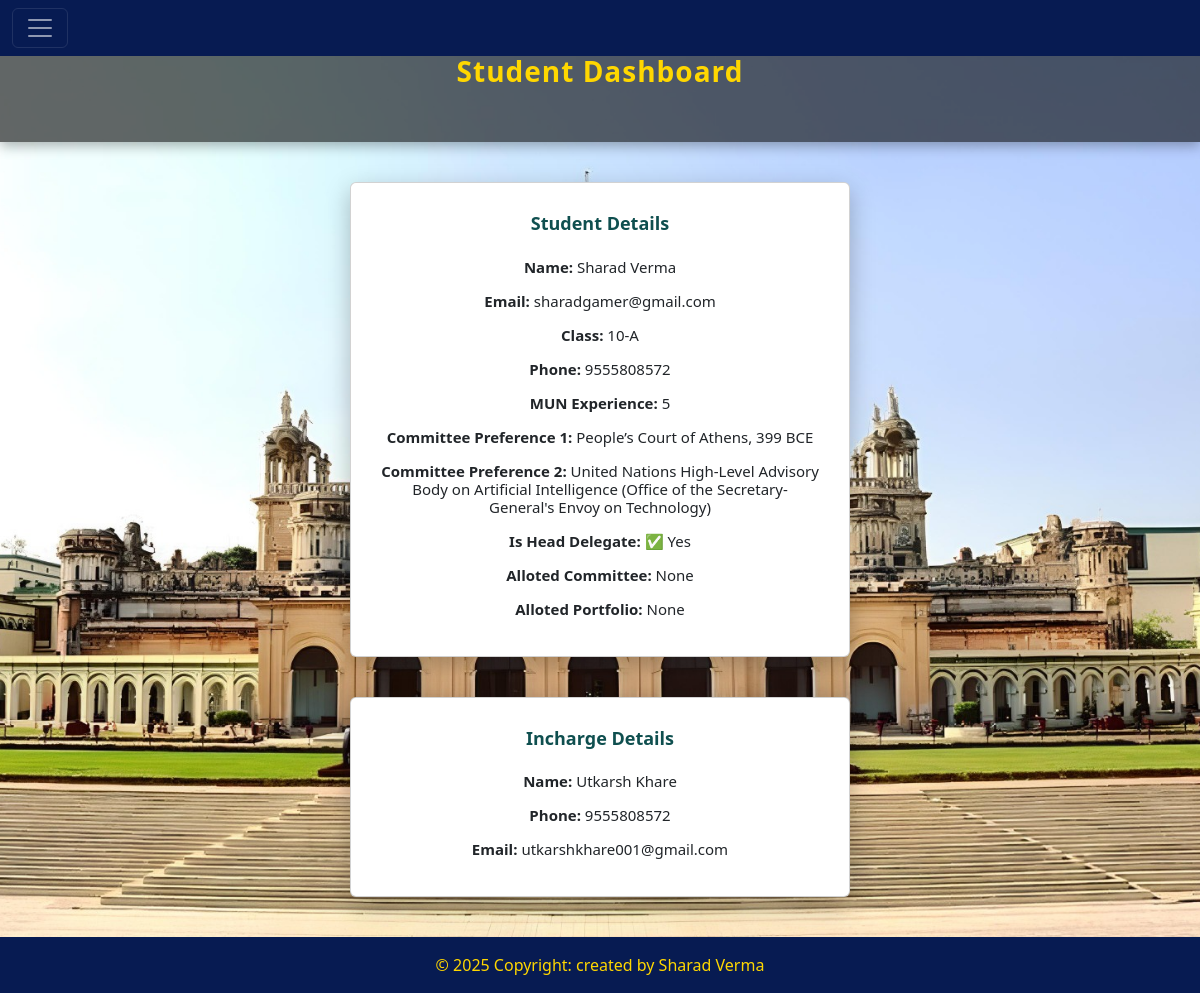
The app's page /dashboard/ (signed in), older data.
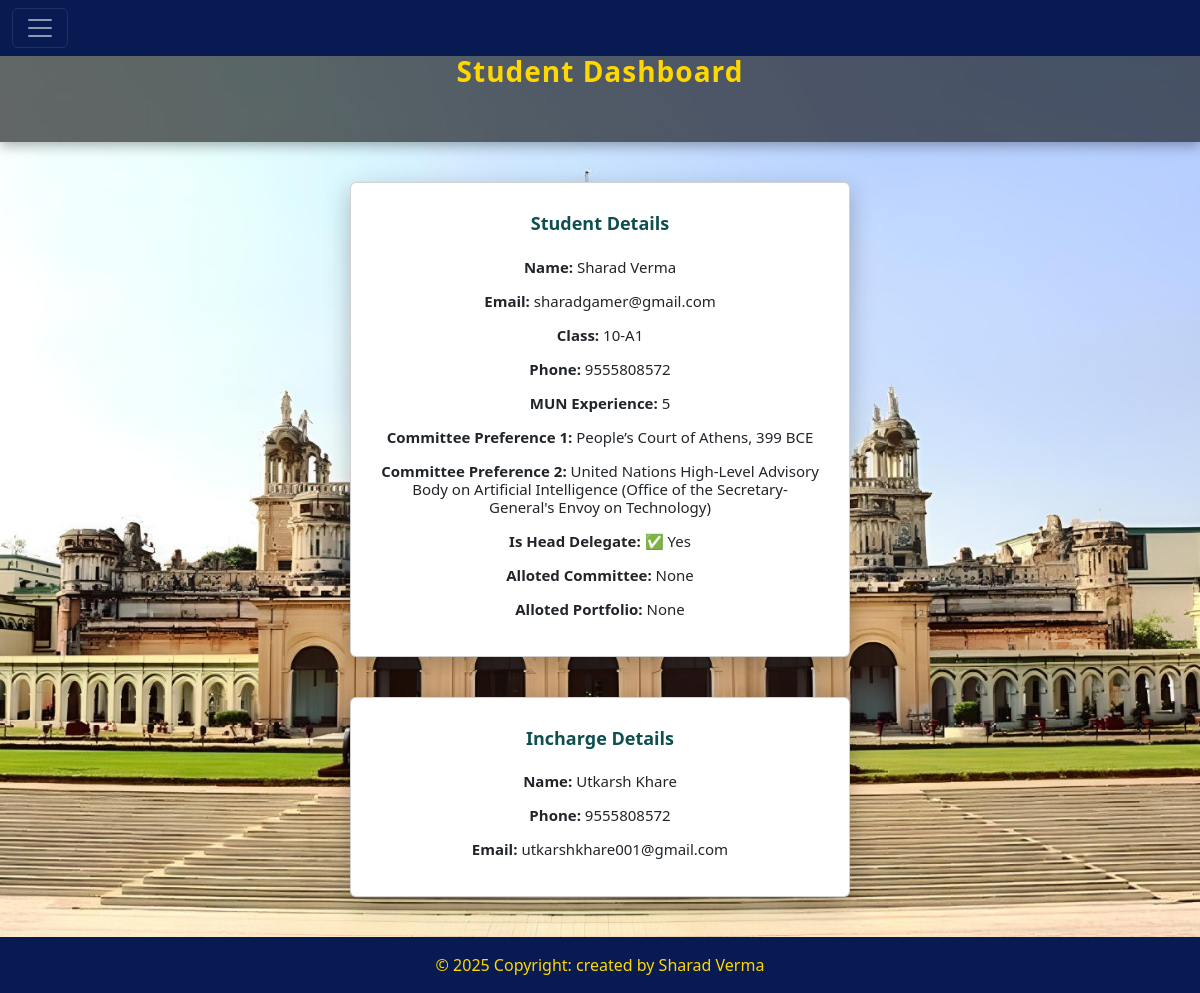
The same page, newer data.
### school_app/models.py (models this page shows, shortened)
class Student(models.Model):
    COMMITTEE_CHOICES = [
        ("United Nations General Assembly- Social, Humanitarian and Cultural Committee (Third Committee)", "United Nations General Assembly- Social, Humanitarian and Cultural Committee (Third Committee)"), #1
        ("Assembly of the African Union", "Assembly of the African Union"), #2
        ("International Seabed Authority (Legal and Technical Commission)", "International Seabed Authority (Legal and Technical Commission)"), #3
        ("United Nations High-Level Advisory Body on Artificial Intelligence (Office of the Secretary-General's Envoy on Technology)", "United Nations High-Level Advisory Body on Artificial Intelligence (Office of the Secretary-General's Envoy on Technology)"), #4
        ("United Nations Security Council", "United Nations Security Council"), #5
        ("Meeting of Harvard Corporation and the Board of Overseers", "Meeting of Harvard Corporation and the Board of Overseers"), #6
        ("Executive Review Meeting of the Directorate-General of Civil Aviation. (Ministry of Civil Aviation, Government of India)", "Executive Review Meeting of the Directorate-General of Civil Aviation. (Ministry of Civil Aviation, Government of India)"), #7
        ("People’s Court of Athens, 399 BCE", "People’s Court of Athens, 399 BCE"), #8
        ("National Emergency Coordination Council", "National Emergency Coordination Council"), #9
        ("The Sovereignty Expropriation Directorate", "The Sovereignty Expropriation Directorate"), #10
        ("Executive Command of the Nasrid Emirate", "Executive Command of the Nasrid Emirate"), #11
        ("International Press - Journalism", "International Press - Journalism"), #12
        ("International Press - Photography", "International Press - Photography"), #13
        ("Ad-Hoc Committee of the Secretary-General", "Ad-Hoc Committee of the Secretary-General"), #14
    ]
    student_name = models.CharField(max_length=100,null=False)
    student_class = models.CharField(max_length=10,null=False)
    student_school_name= models.CharField(max_length=500,null=False,default="")
    student_phone_number = models.CharField(max_length=10,null=False)
    student_email = models.EmailField(max_length=100,primary_key=True)
    student_password = models.CharField(max_length=45,null=False)
    mun_experience = models.CharField(max_length=10,null=False)
    committee_preference_1 = models.CharField(max_length=500, choices=COMMITTEE_CHOICES)
    committee_preference_2 = models.CharField(max_length=500, choices=COMMITTEE_CHOICES)
    is_head_delegate = models.BooleanField(default=False)
    incharge_name = models.CharField(max_length=100,null=False)
    incharge_phone_number = models.CharField(max_length=10,null=False)
    incharge_email = models.EmailField(max_length=100)
    alloted_committee = models.CharField(max_length=500,blank=True,null=True)
    alloted_portfolio = models.CharField(max_length=500,blank=True,null=True)

### school_app/student_views.py (the view)
# urls.py: path("dashboard/",student_views.dashboard_student,name="dashboard_student"),
def dashboard_student(request):
    if request.method=="GET":
        email = request.session["student_key"]
        student_obj = Student.objects.get(student_email=email)
        student_dict = {"student":student_obj}
        return render(request,'school_app/student/student_dashboard.html',student_dict)

### school_app/templates/school_app/student/student_dashboard.html (shortened to what this page needs)
<!DOCTYPE html>
{% load static %}
<html lang="en">
<head>
  {% include 'school_app/common/common_css.html' %}
</head>
<body>
<div class="main-div">
  {% include 'school_app/student/student_header.html' %}
  <div class="banner">
    Student Dashboard
  </div>
  <div class="card">
    <h3>Student Details</h3>
    <h6><b>Name:</b> {{ student.student_name }}</h6>
    <h6><b>Email:</b> {{ student.student_email }}</h6>
    <h6><b>Class:</b> {{ student.student_class }}</h6>
    <h6><b>Phone:</b> {{ student.student_phone_number }}</h6>
    <h6><b>MUN Experience:</b> {{ student.mun_experience }}</h6>
    <h6><b>Committee Preference 1:</b> {{ student.committee_preference_1 }}</h6>
    <h6><b>Committee Preference 2:</b> {{ student.committee_preference_2 }}</h6>
    <h6><b>Is Head Delegate:</b>
      {% if student.is_head_delegate %}
        ✅ Yes
      {% else %}
        ❌ No
      {% endif %}
    </h6>
    <h6><b>Alloted Committee:</b> {{ student.alloted_committee }}</h6>
    <h6><b>Alloted Portfolio:</b> {{ student.alloted_portfolio }}</h6>
  </div>
  <div class="card">
    <h3>Incharge Details</h3>
    <h6><b>Name:</b> {{ student.incharge_name }}</h6>
    <h6><b>Phone:</b> {{ student.incharge_phone_number }}</h6>
    <h6><b>Email:</b> {{ student.incharge_email }}</h6>
  </div>
</div>
{% include 'school_app/common/footer.html' %}
</body>
</html>

### school_app/templates/school_app/common/common_css.html (shortened to what this page needs)
 {% load static %}
   <link href="https://cdn.jsdelivr.net/npm/bootstrap@5.3.7/dist/css/bootstrap.min.css"
   rel="stylesheet"
>
 <link rel="stylesheet"
  href="https://cdnjs.cloudflare.com/ajax/libs/font-awesome/6.7.2/css/all.min.css"
 />
<link rel="stylesheet" href="{% static 'school_app/css/custom_style.css'%}"

### school_app/templates/school_app/student/student_header.html (shortened to what this page needs)
{% load static %}
<nav class="navbar navbar-dark  fixed-top" style="background-color: #071B52;color:#ffd700;">
        <div class="container-fluid">
          <button   class="navbar-toggler" type="button" data-bs-toggle="offcanvas" data-bs-target="#offcanvasDarkNavbar" aria-controls="offcanvasDarkNavbar">
            <span class="navbar-toggler-icon"></span>
          </button>
    </div>
      </nav>

### school_app/templates/school_app/common/footer.html
<footer class="bg-body-tertiary text-center text-lg-start" >
  <div class="text-center p-3" style="background-color: #071B52;color: #ffd700;" >
    © 2025 Copyright: created by Sharad Verma
  </div>
</footer>

### school_app/static/school_app/css/custom_style.css (style rules this page uses)
html,body { min-height: 100vh; display: flex; flex-direction: column; }
.main-div { flex:1 }

Row changes from the older to the newer data that the page shows:
changed Student "Sharad Verma": student_class "10-A" → "10-A1"
